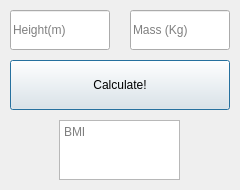
<?xml version="1.0" encoding="UTF-8"?>
<ui version="4.0">
 <class>mainWindow</class>
 <widget class="QMainWindow" name="mainWindow">
  <property name="enabled">
   <bool>true</bool>
  </property>
  <property name="geometry">
   <rect>
    <x>0</x>
    <y>0</y>
    <width>240</width>
    <height>190</height>
   </rect>
  </property>
  <property name="sizePolicy">
   <sizepolicy hsizetype="Fixed" vsizetype="Fixed">
    <horstretch>0</horstretch>
    <verstretch>0</verstretch>
   </sizepolicy>
  </property>
  <property name="minimumSize">
   <size>
    <width>240</width>
    <height>190</height>
   </size>
  </property>
  <property name="maximumSize">
   <size>
    <width>240</width>
    <height>190</height>
   </size>
  </property>
  <property name="windowTitle">
   <string>BMI Calculator</string>
  </property>
  <widget class="QWidget" name="mainWidget">
   <widget class="QPushButton" name="calculateButton">
    <property name="geometry">
     <rect>
      <x>10</x>
      <y>60</y>
      <width>220</width>
      <height>50</height>
     </rect>
    </property>
    <property name="sizePolicy">
     <sizepolicy hsizetype="Fixed" vsizetype="Fixed">
      <horstretch>0</horstretch>
      <verstretch>0</verstretch>
     </sizepolicy>
    </property>
    <property name="styleSheet">
     <string notr="true">font: 20pt &quot;MS Shell Dlg 2&quot;;</string>
    </property>
    <property name="text">
     <string>Calculate!</string>
    </property>
    <property name="iconSize">
     <size>
      <width>16</width>
      <height>16</height>
     </size>
    </property>
    <property name="shortcut">
     <string/>
    </property>
    <property name="autoDefault">
     <bool>false</bool>
    </property>
    <property name="default">
     <bool>true</bool>
    </property>
    <property name="flat">
     <bool>false</bool>
    </property>
   </widget>
   <widget class="QLineEdit" name="massInput">
    <property name="geometry">
     <rect>
      <x>130</x>
      <y>10</y>
      <width>100</width>
      <height>40</height>
     </rect>
    </property>
    <property name="sizePolicy">
     <sizepolicy hsizetype="Fixed" vsizetype="Fixed">
      <horstretch>0</horstretch>
      <verstretch>0</verstretch>
     </sizepolicy>
    </property>
    <property name="styleSheet">
     <string notr="true">font: 15pt &quot;MS Shell Dlg 2&quot;;</string>
    </property>
    <property name="inputMethodHints">
     <set>Qt::ImhNone</set>
    </property>
    <property name="inputMask">
     <string/>
    </property>
    <property name="text">
     <string/>
    </property>
    <property name="maxLength">
     <number>5</number>
    </property>
    <property name="placeholderText">
     <string>Mass (Kg)</string>
    </property>
   </widget>
   <widget class="QTextBrowser" name="BMIoutput">
    <property name="geometry">
     <rect>
      <x>59</x>
      <y>120</y>
      <width>121</width>
      <height>60</height>
     </rect>
    </property>
    <property name="sizePolicy">
     <sizepolicy hsizetype="Fixed" vsizetype="Fixed">
      <horstretch>0</horstretch>
      <verstretch>0</verstretch>
     </sizepolicy>
    </property>
    <property name="styleSheet">
     <string notr="true">font: 30pt &quot;MS Shell Dlg 2&quot;;</string>
    </property>
    <property name="placeholderText">
     <string>BMI</string>
    </property>
   </widget>
   <widget class="QLineEdit" name="heightInput">
    <property name="geometry">
     <rect>
      <x>10</x>
      <y>10</y>
      <width>100</width>
      <height>40</height>
     </rect>
    </property>
    <property name="sizePolicy">
     <sizepolicy hsizetype="Fixed" vsizetype="Fixed">
      <horstretch>0</horstretch>
      <verstretch>0</verstretch>
     </sizepolicy>
    </property>
    <property name="autoFillBackground">
     <bool>false</bool>
    </property>
    <property name="styleSheet">
     <string notr="true">font: 15pt &quot;MS Shell Dlg 2&quot;;</string>
    </property>
    <property name="inputMethodHints">
     <set>Qt::ImhNone</set>
    </property>
    <property name="inputMask">
     <string/>
    </property>
    <property name="text">
     <string/>
    </property>
    <property name="maxLength">
     <number>5</number>
    </property>
    <property name="placeholderText">
     <string>Height(m)</string>
    </property>
   </widget>
  </widget>
 </widget>
 <resources/>
 <connections/>
</ui>
